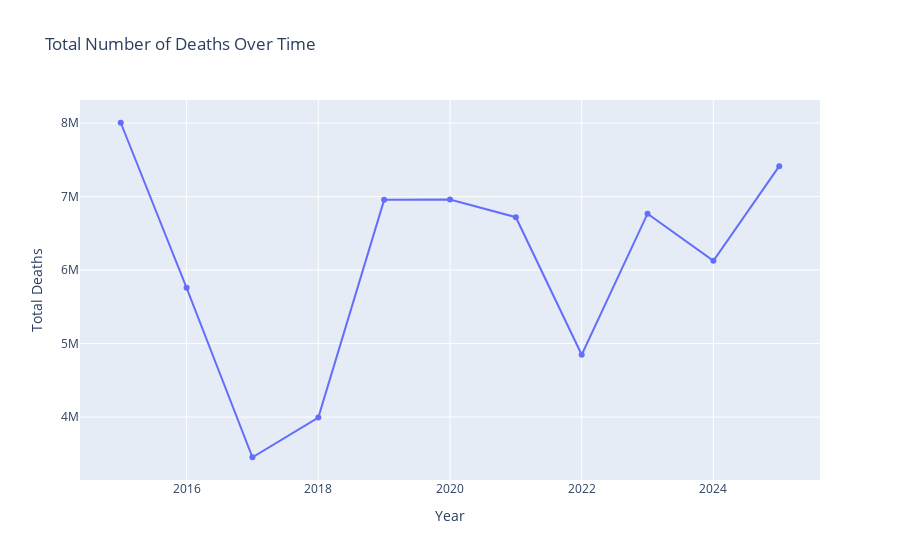

The notebook cell this image was saved under:
### Markdown cell above
## Insight 2: Mortality Trend Over Time

### Code cell
# Aggregate deaths by year
yearly_deaths = (
    df.groupby("Year")["Number_of_Deaths"]
      .sum()
      .reset_index()
)

fig = px.line(
    yearly_deaths,
    x="Year",
    y="Number_of_Deaths",
    markers=True,
    title="Total Number of Deaths Over Time",
    labels={
        "Year": "Year",
        "Number_of_Deaths": "Total Deaths"
    }
)

fig.show()

### Figure 1 — Plotly figure (JSON) as saved in the notebook; plotly's stock layout.template omitted (floating-point values rounded to 4 significant figures)
{"data": [{"hovertemplate": "Year=%{x}<br>Total Deaths=%{y}<extra></extra>", "legendgroup": "", "line": {"color": "#636efa", "dash": "solid"}, "marker": {"symbol": "circle"}, "mode": "lines+markers", "name": "", "orientation": "v", "showlegend": false, "type": "scatter", "x": [2015, 2016, 2017, 2018, 2019, 2020, 2021, 2022, 2023, 2024, 2025], "xaxis": "x", "y": [8004639, 5758824, 3452988, 3993675, 6955367, 6960418, 6719227, 4848111, 6767677, 6125262, 7414390], "yaxis": "y"}], "layout": {"autosize": true, "legend": {"tracegroupgap": 0}, "title": {"text": "Total Number of Deaths Over Time"}, "xaxis": {"anchor": "y", "autorange": true, "domain": [0, 1], "range": [2014.0, 2026.0], "title": {"text": "Year"}, "type": "linear"}, "yaxis": {"anchor": "x", "autorange": true, "domain": [0, 1], "range": [3077000.0, 8380000.0], "title": {"text": "Total Deaths"}, "type": "linear"}}}
